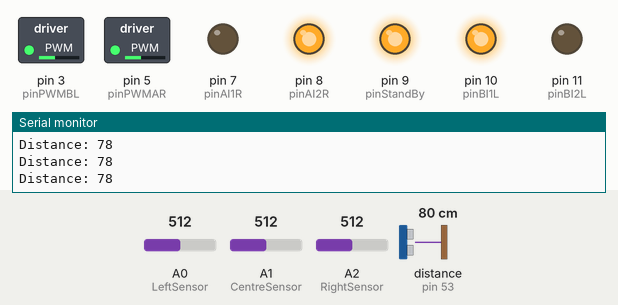
The sketch below on a simulated Arduino Mega 2560, built with avr-gcc and run on an emulated ATmega2560. On the bench: switched loads named in the sketch (green lamp = pin HIGH), output pins drawn as LEDs (lit = HIGH), the last lines printed to the serial monitor. Wiring (inferred from the names in the program): ultrasonic range finder: trigger pin 52; echo pin 53. Inputs (shaded band) come from the test bench; at power-on: distance to the obstacle (sensor on pin 53) 80 cm, A0 (LeftSensor) = 512, A1 (CentreSensor) = 512, A2 (RightSensor) = 512. The echo pulse lasts 58.3 µs per cm; pins used as bus, display or sensor lines are not drawn.

Above: at 5.4 s.
5.5 s: distance to the obstacle (sensor on pin 53) set to 19 cm
7.0 s: distance to the obstacle (sensor on pin 53) set to 15 cm
At 8.2 s:
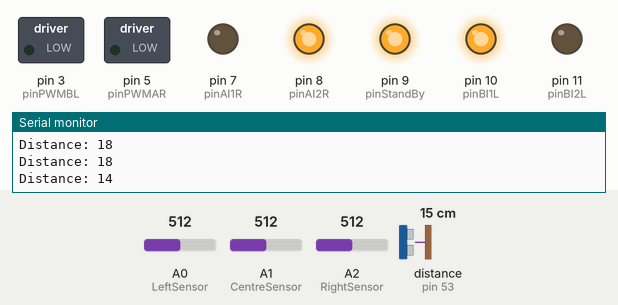
At 9.4 s:
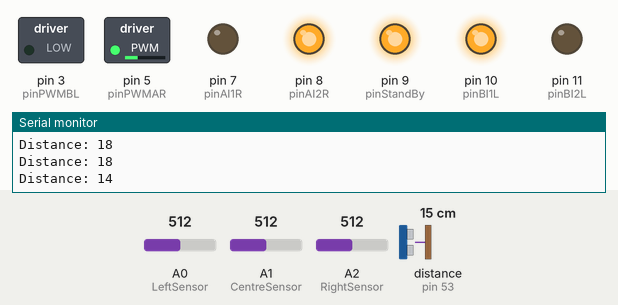
Timing chart, 0 to 10.9 s (numbered marks = the images above; inputs shaded):
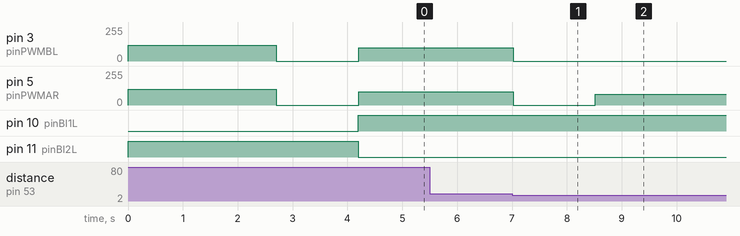

The sketch:

TASK2.ino
```cpp
/***Left Motor Declarations***/
unsigned char pwmValueL = 125;
const int pinAI1R = 7;       // Pin allocation for AI1
const int pinAI2R = 8;       // Pin allocation for AI2
const int pinPWMAR = 5;       // Pin allocation for the PWM pin
boolean AI1R = 0;            // AI1 pin value
boolean AI2R = 0;            // AI2 pin value

/***Right Motor Declarations***/
unsigned char pwmValueR = 125;
const int pinBI1L = 10;       // Pin allocation for AI1
const int pinBI2L = 11;       // Pin allocation for AI2
const int pinPWMBL = 3;       // Pin allocation for the PWM pin
boolean BI1L = 0;            // AI1 pin value
boolean BI2L = 0;            // AI2 pin value

const int pinStandBy = 9;   // Pin allocation for the standby pin
boolean standBy = 0;        // standBy pin Value


boolean rotDirect = 0;      // Rotation direction variable


/**Ultrasonic Pins**/
const int trigPin = 52;
const int echoPin = 53;
// defines variables
long duration;
int distance;

//Declare and Initialize Analog Pins Numbers for Line Following Sensors
int LeftSensor = 0;
int CentreSensor = 1;
int RightSensor = 2;

//Declare and Initialize Sensor Reading Values
int LSreading = 0;
int CSreading = 0;
int RSreading = 0;

void setup() {
  pinMode(0,INPUT);
  pinMode(1,INPUT);
  pinMode(2,INPUT);
  pinMode(trigPin, OUTPUT); // Sets the trigPin as an Output
  pinMode(echoPin, INPUT); // Sets the echoPin as an Input
  Serial.begin(9600); // Starts the serial communication
  pinMode(pinAI1R, OUTPUT);
  pinMode(pinAI2R, OUTPUT);
  pinMode(pinPWMAR, OUTPUT);

  pinMode(pinBI1L, OUTPUT);
  pinMode(pinBI2L, OUTPUT);
  pinMode(pinPWMBL, OUTPUT);

  pinMode(pinStandBy, OUTPUT);
  standBy = true;
  digitalWrite(pinStandBy, standBy);

  //Spin
  AI1R = false;
  AI2R = true;

  BI1L = false;
  BI2L = true;
  digitalWrite(pinAI1R, AI1R);
  digitalWrite(pinAI2R, AI2R);
  digitalWrite(pinBI1L, BI1L);
  digitalWrite(pinBI2L, BI2L);
  analogWrite(pinPWMAR, 120);
  analogWrite(pinPWMBL, 120);
  delay(2700);

  analogWrite(pinPWMAR, 0);
  analogWrite(pinPWMBL, 0);
  delay(1500);

  //End spin

  AI1R = false;
  AI2R = true;

  BI1L = true;
  BI2L = false;
}
void loop() {
  // Clears the trigPin
  do{
  digitalWrite(pinAI1R, AI1R);
  digitalWrite(pinAI2R, AI2R);
  digitalWrite(pinBI1L, BI1L);
  digitalWrite(pinBI2L, BI2L);


  digitalWrite(trigPin, LOW);
  delayMicroseconds(2);
  // Sets the trigPin on HIGH state for 10 micro seconds
  digitalWrite(trigPin, HIGH);
  delayMicroseconds(10);
  digitalWrite(trigPin, LOW);
  // Reads the echoPin, returns the sound wave travel time in microseconds
  duration = pulseIn(echoPin, HIGH);
  // Calculating the distance
  distance = duration * 0.034 / 2;
  // Prints the distance on the Serial Monitor
  Serial.print("Distance: ");
  Serial.println(distance);
  analogWrite(pinPWMAR, 100);
  analogWrite(pinPWMBL, 100);

  }while(distance > 15);


  analogWrite(pinPWMAR, 0);
  analogWrite(pinPWMBL, 0);
  delay(1500);

  do{
    digitalWrite(pinAI1R, AI1R);
    digitalWrite(pinAI2R, AI2R);
    digitalWrite(pinBI1L, BI1L);
    digitalWrite(pinBI2L, BI2L);
    LSreading = analogRead(LeftSensor);
    CSreading = analogRead(CentreSensor);
    RSreading = analogRead(RightSensor);
    analogWrite(pinPWMAR, 80);
    analogWrite(pinPWMBL, 0);
  }while(LSreading < 600);

  do{
  LSreading = analogRead(LeftSensor);
  CSreading = analogRead(CentreSensor);
  RSreading = analogRead(RightSensor);
  digitalWrite(trigPin, LOW);
  delayMicroseconds(2);
  // Sets the trigPin on HIGH state for 10 micro seconds
  digitalWrite(trigPin, HIGH);
  delayMicroseconds(10);
  digitalWrite(trigPin, LOW);
  // Reads the echoPin, returns the sound wave travel time in microseconds
  duration = pulseIn(echoPin, HIGH);
  // Calculating the distance
  distance = duration * 0.034 / 2;
  // Prints the distance on the Serial Monitor
  Serial.print("Distance: ");
  Serial.println(distance);

  digitalWrite(pinAI1R, AI1R);
  digitalWrite(pinAI2R, AI2R);
  digitalWrite(pinBI1L, BI1L);
  digitalWrite(pinBI2L, BI2L);
  if(CSreading > 600 && LSreading > 600 && RSreading > 600){
      analogWrite(pinPWMAR, 120);
      analogWrite(pinPWMBL, 120);
      Serial.println("Going straight");
    }
    else if(RSreading < 400 && LSreading > 600){
      analogWrite(pinPWMAR, 120);
      analogWrite(pinPWMBL, 100);
      Serial.println("Too much to right! Turning left");

    }
    else if(LSreading < 400 && RSreading > 600){
      analogWrite(pinPWMAR, 100);
      analogWrite(pinPWMBL, 120);
      Serial.println("Too much to left! Turning right");
    }
    else if(LSreading < 400 && CSreading < 400 & RSreading < 400){
      analogWrite(pinPWMAR, 50);
      analogWrite(pinPWMBL, 50);
      Serial.println("Moving straight slow");
    }
  }while(distance > 10);
  while(1){
    digitalWrite(pinAI1R, AI1R);
    digitalWrite(pinAI2R, AI2R);
    digitalWrite(pinBI1L, BI1L);
    digitalWrite(pinBI2L, BI2L);
  analogWrite(pinPWMAR, 0);
      analogWrite(pinPWMBL, 0);

  }


}
```

Measured:
- the behaviour switches between 17 and 16 cm on distance to the obstacle (sensor on pin 53) (found by bisection; images 0 and 1)
- after the input at 7.0 s, pin 3 (pinPWMBL): 100/255 → 0/255 at once; pin 5 (pinPWMAR): 100/255 → 0/255 at once, → 80/255 1.5 s later
